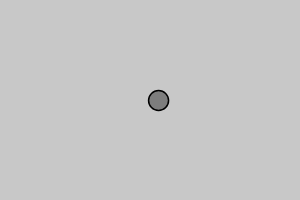
Frame 1 (no input)
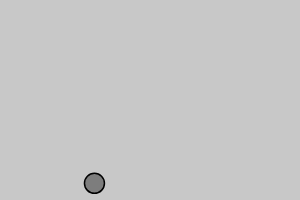
Frame 60 (no input)
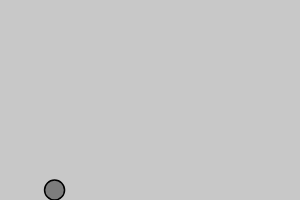
Frame 120 (the mouse pressed at the canvas centre since frame 60)

The p5.js sketch that drew these frames (run headless with seeded random() and noise() and a simulated clock; from frame 60 on, the mouse is pressed at the canvas centre):

// p5.js sketch
// ── sketch.js
// Global Variables
let width = 300, height = 200; 
let ball // Declaring without initializing (check 'setup()')

let mu = 1.5 // Friction coefficient (depends on material)

// User-Defined Classes
class Ball { 
  constructor(start_x, start_y) { 
      // Attributes
      this.position = createVector(start_x, start_y); 
      this.velocity = createVector(random(5,10), 0); // To right
      this.acceleration = createVector(0, 0); // Starts at 0
      this.mass = 10; // Proxy for 'radius'
      this.bounce_factor = 0.7 // Velocity retained after bounce
  }
  // Methods
  apply_force(force_vec) {
    let acceleration = force_vec.div(this.mass);
    this.acceleration.add(acceleration);
  }
  
  contact_edge() {
    return (this.position.y + this.mass >= height - 1); // '-1': we increase the effect zone, otherwise it's too rare in beginning
                                                        // True: touches the ground / False: otherwise
  }

  update() {
    this.velocity.add(this.acceleration);
    this.position.add(this.velocity);
    this.acceleration.mult(0);
  }

  display() {
    stroke(0); // Black outlines
    strokeWeight(1.5); // Outline width
    fill(125); 
    ellipse(this.position.x, this.position.y, this.mass*2);
  }

  check_edges() {
    if (this.position.x + this.mass > width) { // Right bound
      this.position.x = width - this.mass; 
      this.velocity.x *= -1; // Inverts velocity's 'x' component
    }
    if (this.position.x - this.mass < 0) { // Left bound
      this.position.x = this.mass;
      this.velocity.x *= -1; // Inverts velocity's 'x' component
    }
    if (this.contact_edge()) { // Bottom bound
      this.position.y = height - this.mass; 
      this.velocity.y *= -this.bounce_factor; // Inverts velocity's 'y' component with penalty
    }
  }
}

// User-Defined Functions

// p5 Main
function setup() {
  createCanvas(width, height); // Creating the canvas with 'img' dimensions
  ball = new Ball(width/2, height/2); // Initializing
}

function draw() {
  // Main
  background(200); // Grayscale white
  let gravity = createVector(0, 0.5); // 'gravity' acceleration
  let weight = p5.Vector.mult(gravity, ball.mass); // Returns a copy ('gravity' is not affected)
  ball.apply_force(weight);
  
  if (ball.contact_edge()) { // Ball is in contact zone
    let friction = p5.Vector.normalize(ball.velocity) // Velocity unit vector
    friction.mult(-mu * weight.mag(), 1); // 'F_friction = -mu * abs(N) * v_unit' (only applied to 'x' coordinate)
    ball.apply_force(friction);
  }
   
  ball.update();
  ball.check_edges();
  ball.display();
}
